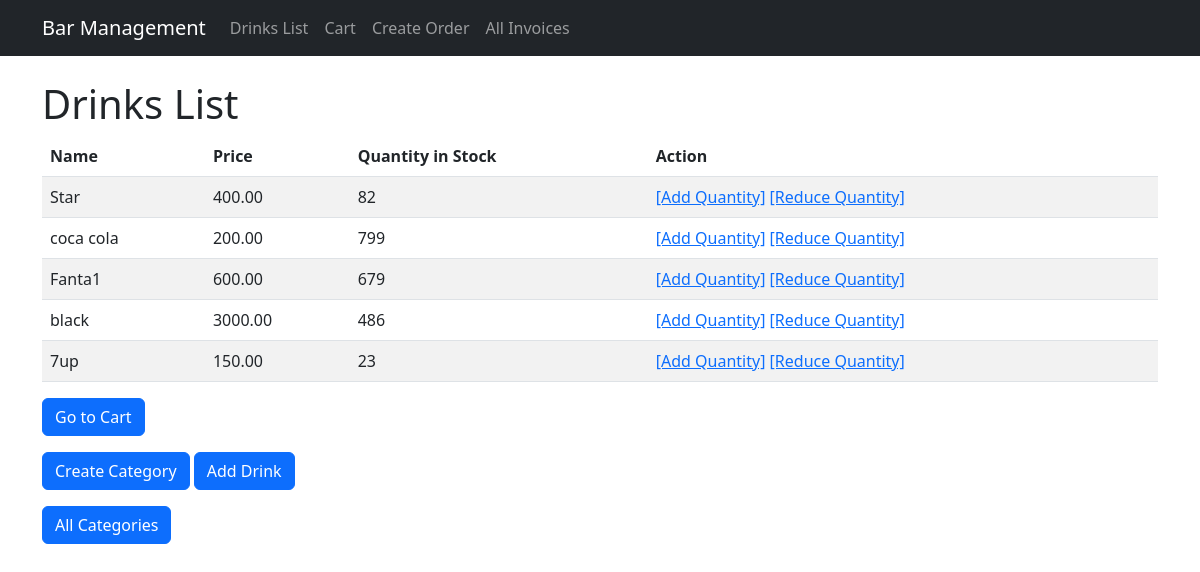
The app's page /drinks/ with its own data.
### bar/models.py (models this page shows, shortened)
class Drink(models.Model):
    name = models.CharField(max_length=100)
    price = models.DecimalField(max_digits=6, decimal_places=2)
    quantity_in_stock = models.PositiveIntegerField(default=0)
    category = models.ForeignKey(Category, on_delete=models.SET_NULL, null=True, blank=True)

### bar/views.py (the view)
# urls.py: path('drinks/', DrinkListView.as_view(), name='drink_list'),
class DrinkListView(View):
    template_name = 'drink_list.html'
    def get(self, request):
        drinks = Drink.objects.all()
        return render(request, self.template_name, {'drinks': drinks})

### bar/templates/drink_list.html (shortened to what this page needs)
{% extends "base.html" %}
{% block content %}
    <h1>Drinks List</h1>
    <table class="table table-striped">
        <thead>
            <tr>
                <th>Name</th>
                <th>Price</th>
                <th>Quantity in Stock</th>
                <th>Action</th>
            </tr>
        </thead>
        <tbody>
            {% for drink in drinks %}
            <tr>
                <td>{{ drink.name }}</td>
                <td>{{ drink.price }}</td>
                <td>{{ drink.quantity_in_stock }}</td>
                <td>     <a href="{% url 'add_drink_quantity' drink_id=drink.pk %}">[Add Quantity]</a>
                    <a href="{% url 'reduce_drink_quantity' drink_id=drink.pk %}">[Reduce Quantity]</a>
                </td>
            </tr>
            {% endfor %}
        </tbody>
    </table>
    <p>
        <a class="btn btn-primary" href="{% url 'cart' %}">Go to Cart</a>
    </p>
    <p>
        <a class="btn btn-primary" href="{% url 'create_category' %}">Create Category</a>
        <a class="btn btn-primary" href="{% url 'add_drink' %}">Add Drink</a>
    </p>
    <p>
        <a class="btn btn-primary" href="{% url 'all_categories' %}">All Categories</a>
    </p>
{% endblock %}

### records on screen
Drink: name "Star", price "400.00", quantity_in_stock "82"
Drink: name "coca cola", price "200.00", quantity_in_stock "799"
Drink: name "Fanta1", price "600.00", quantity_in_stock "679"
Drink: name "black", price "3000.00", quantity_in_stock "486"
Drink: name "7up", price "150.00", quantity_in_stock "23"
